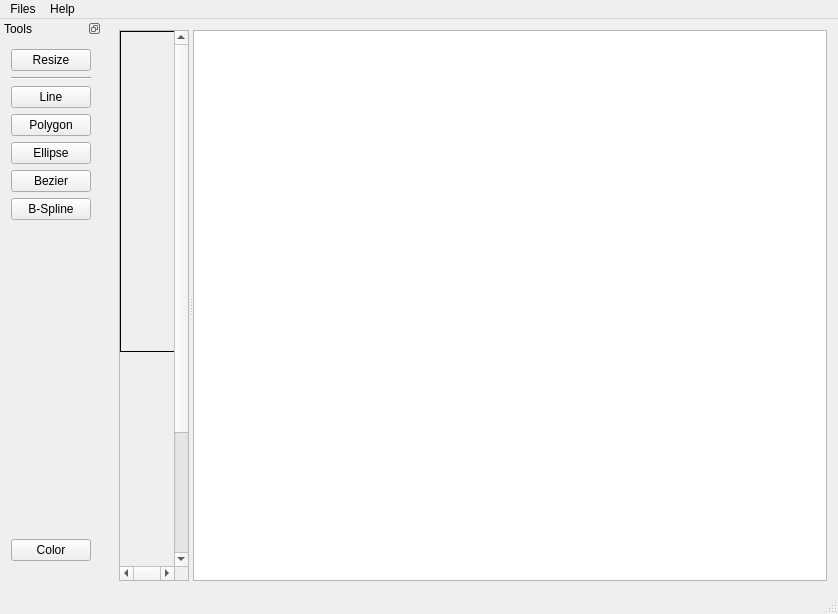
<?xml version="1.0" encoding="UTF-8"?>
<ui version="4.0">
 <class>MainWindow</class>
 <widget class="QMainWindow" name="MainWindow">
  <property name="geometry">
   <rect>
    <x>0</x>
    <y>0</y>
    <width>838</width>
    <height>614</height>
   </rect>
  </property>
  <property name="mouseTracking">
   <bool>true</bool>
  </property>
  <property name="windowTitle">
   <string>MainWindow</string>
  </property>
  <property name="layoutDirection">
   <enum>Qt::LeftToRight</enum>
  </property>
  <widget class="QWidget" name="centralWidget">
   <property name="mouseTracking">
    <bool>true</bool>
   </property>
   <layout class="QHBoxLayout" name="horizontalLayout">
    <item>
     <widget class="QSplitter" name="splitter">
      <property name="sizePolicy">
       <sizepolicy hsizetype="Minimum" vsizetype="Preferred">
        <horstretch>0</horstretch>
        <verstretch>0</verstretch>
       </sizepolicy>
      </property>
      <property name="orientation">
       <enum>Qt::Horizontal</enum>
      </property>
      <widget class="QScrollArea" name="scrollArea">
       <property name="mouseTracking">
        <bool>true</bool>
       </property>
       <property name="widgetResizable">
        <bool>true</bool>
       </property>
       <widget class="QWidget" name="scrollAreaWidgetContents">
        <property name="geometry">
         <rect>
          <x>0</x>
          <y>0</y>
          <width>700</width>
          <height>700</height>
         </rect>
        </property>
        <property name="minimumSize">
         <size>
          <width>700</width>
          <height>700</height>
         </size>
        </property>
        <property name="mouseTracking">
         <bool>true</bool>
        </property>
        <widget class="MovableLabel" name="label">
         <property name="geometry">
          <rect>
           <x>0</x>
           <y>0</y>
           <width>361</width>
           <height>321</height>
          </rect>
         </property>
         <property name="frameShape">
          <enum>QFrame::Box</enum>
         </property>
         <property name="text">
          <string/>
         </property>
         <property name="textFormat">
          <enum>Qt::PlainText</enum>
         </property>
        </widget>
       </widget>
      </widget>
      <widget class="QListView" name="primitiveList"/>
     </widget>
    </item>
   </layout>
  </widget>
  <widget class="QMenuBar" name="menuBar">
   <property name="geometry">
    <rect>
     <x>0</x>
     <y>0</y>
     <width>838</width>
     <height>26</height>
    </rect>
   </property>
   <widget class="QMenu" name="menuFiles">
    <property name="title">
     <string>Files</string>
    </property>
    <addaction name="actionSave"/>
   </widget>
   <widget class="QMenu" name="menuHelp">
    <property name="title">
     <string>Help</string>
    </property>
    <addaction name="actionAbout_Paint"/>
   </widget>
   <addaction name="menuFiles"/>
   <addaction name="menuHelp"/>
  </widget>
  <widget class="QDockWidget" name="dockWidget">
   <property name="maximumSize">
    <size>
     <width>102</width>
     <height>524287</height>
    </size>
   </property>
   <property name="mouseTracking">
    <bool>false</bool>
   </property>
   <property name="features">
    <set>QDockWidget::DockWidgetFloatable|QDockWidget::DockWidgetMovable</set>
   </property>
   <property name="windowTitle">
    <string>Tools</string>
   </property>
   <attribute name="dockWidgetArea">
    <number>1</number>
   </attribute>
   <widget class="QWidget" name="dockWidgetContents">
    <layout class="QVBoxLayout" name="verticalLayout">
     <item>
      <widget class="QPushButton" name="cmdResize">
       <property name="text">
        <string>Resize</string>
       </property>
      </widget>
     </item>
     <item>
      <widget class="Line" name="line">
       <property name="orientation">
        <enum>Qt::Horizontal</enum>
       </property>
      </widget>
     </item>
     <item>
      <widget class="QPushButton" name="cmdLine">
       <property name="sizePolicy">
        <sizepolicy hsizetype="Fixed" vsizetype="Fixed">
         <horstretch>0</horstretch>
         <verstretch>0</verstretch>
        </sizepolicy>
       </property>
       <property name="text">
        <string>Line</string>
       </property>
       <property name="flat">
        <bool>false</bool>
       </property>
      </widget>
     </item>
     <item>
      <widget class="QPushButton" name="cmdPolygon">
       <property name="sizePolicy">
        <sizepolicy hsizetype="Fixed" vsizetype="Fixed">
         <horstretch>0</horstretch>
         <verstretch>0</verstretch>
        </sizepolicy>
       </property>
       <property name="text">
        <string>Polygon</string>
       </property>
      </widget>
     </item>
     <item>
      <widget class="QPushButton" name="cmdEllipse">
       <property name="text">
        <string>Ellipse</string>
       </property>
      </widget>
     </item>
     <item>
      <widget class="QPushButton" name="cmdBezier">
       <property name="sizePolicy">
        <sizepolicy hsizetype="Fixed" vsizetype="Fixed">
         <horstretch>0</horstretch>
         <verstretch>0</verstretch>
        </sizepolicy>
       </property>
       <property name="text">
        <string>Bezier</string>
       </property>
      </widget>
     </item>
     <item>
      <widget class="QPushButton" name="cmdBSpline">
       <property name="text">
        <string>B-Spline</string>
       </property>
      </widget>
     </item>
     <item>
      <spacer name="verticalSpacer">
       <property name="orientation">
        <enum>Qt::Vertical</enum>
       </property>
       <property name="sizeHint" stdset="0">
        <size>
         <width>20</width>
         <height>40</height>
        </size>
       </property>
      </spacer>
     </item>
     <item>
      <widget class="QPushButton" name="cmdChangeColor">
       <property name="text">
        <string>Color</string>
       </property>
      </widget>
     </item>
     <item>
      <widget class="QLabel" name="colorLabel">
       <property name="text">
        <string/>
       </property>
      </widget>
     </item>
    </layout>
   </widget>
  </widget>
  <widget class="QStatusBar" name="statusBar"/>
  <action name="actionOpen">
   <property name="text">
    <string>Open</string>
   </property>
  </action>
  <action name="actionSave">
   <property name="text">
    <string>Save</string>
   </property>
  </action>
  <action name="actionAbout_Paint">
   <property name="text">
    <string>About Paint</string>
   </property>
  </action>
 </widget>
 <layoutdefault spacing="6" margin="11"/>
 <customwidgets>
  <customwidget>
   <class>MovableLabel</class>
   <extends>QLabel</extends>
   <header location="global">movablelabel.h</header>
  </customwidget>
 </customwidgets>
 <tabstops>
  <tabstop>cmdResize</tabstop>
  <tabstop>cmdLine</tabstop>
  <tabstop>cmdPolygon</tabstop>
  <tabstop>cmdEllipse</tabstop>
  <tabstop>cmdBezier</tabstop>
  <tabstop>cmdBSpline</tabstop>
  <tabstop>cmdChangeColor</tabstop>
 </tabstops>
 <resources/>
 <connections/>
</ui>
